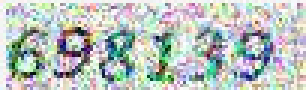
#> input picture 本書範例/ch12/media/bank.jpg, 102 x 30 px, found by its file name (shown 3 times larger)
$ python captcha1.py
#> lines starting #> are read from the running program, lines starting #| are printed output that depends on the picture; after the words box and inside, x2 and y2 are one past the last pixel; in counts of white or black regions, pixels touching at a corner belong together
import cv2, subprocess
img = cv2.imread("media\\bank.jpg")  #讀圖
#> img is the input picture: shape (30, 102, 3); mean B, G, R 189.8, 193.8, 185.2
cv2.namedWindow("Image")
cv2.imshow("Image", img) #顯示圖形
cv2.waitKey (0)
cv2.destroyWindow("Image")
gray = cv2.cvtColor(img, cv2.COLOR_BGR2GRAY)  #轉為灰階
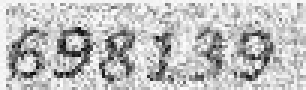
#> gray: shape (30, 102) (shown 3 times larger); min 7, max 254, mean 190.8
_, inv = cv2.threshold(gray, 150, 255, cv2.THRESH_BINARY_INV)  #轉為反相黑白
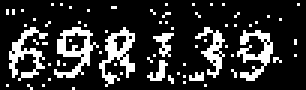
#> inv: shape (30, 102) (shown 3 times larger); 18.9% white in thin lines or dots
for i in range(len(inv)):  #i為每一列
    for j in range(len(inv[i])):  #j為每一行
        if inv[i][j] == 255:  #顏色為白色
            count = 0
            for k in range(-2, 3):
                for l in range(-2, 3):
                    try:
                        if inv[i + k][j + l] == 255:  #若是白點就將count加1
                            count += 1
                    except IndexError:
                        pass
            if count <= 6:  #週圍少於等於6個白點
                inv[i][j] = 0  #將白點去除
#> this loop made 30 passes
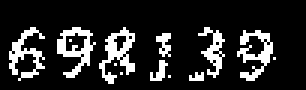
#> inv: shape (30, 102) (shown 3 times larger); 15.7% white in thin lines or dots, all inside (x1, y1, x2, y2) = (3, 9, 92, 28)
dilation = cv2.dilate(inv, (8,8), iterations=1)  #圖形加粗
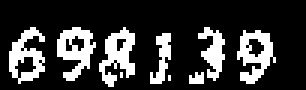
#> dilation: shape (30, 102) (shown 3 times larger); 21.3% white; 9 white regions (3 under 20 px), largest, box (x1, y1, x2, y2) and area: (33, 9, 45, 29) 125, (19, 9, 32, 27) 124, (79, 10, 92, 28) 123, (3, 9, 15, 28) 117, (66, 9, 75, 27) 83, (50, 11, 57, 28) 61
cv2.imwrite("media\\bank_t.jpg", dilation)  #存檔
#> (the run stopped early here; a loop or call above may not have finished)

$ run again, with 本書範例/ch12/media/face1.jpg copied over 本書範例/ch12/media/bank.jpg
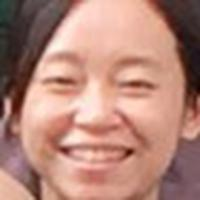
#> input picture 本書範例/ch12/media/face1.jpg, 200 x 200 px, found by its file name
#> img is the input picture: shape (200, 200, 3); mean B, G, R 121.2, 134.3, 180.3
#> `_, inv = cv2.threshold(gray, 150, 255, cv2.THRESH_BINARY_INV)`:
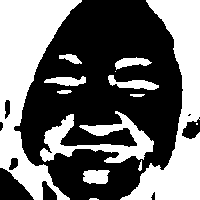
#> inv: shape (200, 200); 43.2% white; 14 white regions (3 under 20 px), largest, box (x1, y1, x2, y2) and area: (0, 0, 82, 200) 7241, (120, 0, 200, 200) 6275, (40, 111, 154, 163) 2297
#> `dilation = cv2.dilate(inv, (8,8), iterations=1)`:
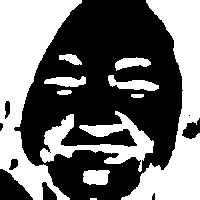
#> dilation: shape (200, 200); 44.8% white; 11 white regions (1 under 20 px), largest, box (x1, y1, x2, y2) and area: (0, 0, 82, 200) 7376, (121, 0, 200, 200) 6338, (40, 111, 154, 172) 2548

$ run again, with 本書範例/ch12/media/face2.jpg copied over 本書範例/ch12/media/bank.jpg
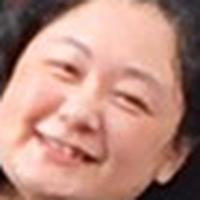
#> input picture 本書範例/ch12/media/face2.jpg, 200 x 200 px, found by its file name
#> img is the input picture: shape (200, 200, 3); mean B, G, R 126.1, 138.8, 184.3
#> `_, inv = cv2.threshold(gray, 150, 255, cv2.THRESH_BINARY_INV)`:
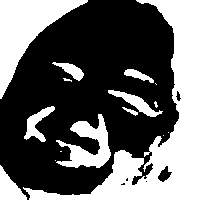
#> inv: shape (200, 200); 39.5% white; 16 white regions (7 under 20 px), largest, box (x1, y1, x2, y2) and area: (23, 0, 200, 200) 9225, (0, 0, 88, 99) 3289, (56, 114, 111, 168) 1377
#> `dilation = cv2.dilate(inv, (8,8), iterations=1)`:
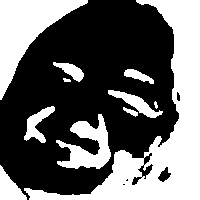
#> dilation: shape (200, 200); 40.7% white; 11 white regions, largest, box (x1, y1, x2, y2) and area: (24, 0, 200, 200) 9348, (0, 0, 88, 100) 3377, (56, 114, 111, 169) 1478

$ run again, with 本書範例/ch12/media/face3.jpg copied over 本書範例/ch12/media/bank.jpg
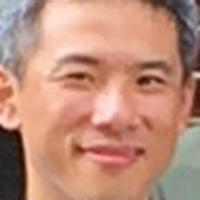
#> input picture 本書範例/ch12/media/face3.jpg, 200 x 200 px, found by its file name
#> img is the input picture: shape (200, 200, 3); mean B, G, R 122.8, 142.1, 190.4
#> `_, inv = cv2.threshold(gray, 150, 255, cv2.THRESH_BINARY_INV)`:
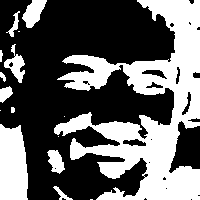
#> inv: shape (200, 200); 39.4% white; 16 white regions (5 under 20 px), largest, box (x1, y1, x2, y2) and area: (54, 0, 200, 200) 12417, (0, 124, 28, 200) 1881, (22, 0, 47, 28) 404
#> `dilation = cv2.dilate(inv, (8,8), iterations=1)`:
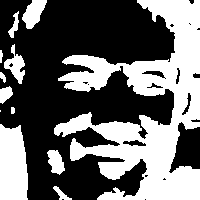
#> dilation: shape (200, 200); 41.1% white; 12 white regions (1 under 20 px), largest, box (x1, y1, x2, y2) and area: (54, 0, 200, 200) 12982, (0, 124, 28, 200) 1882, (22, 0, 47, 29) 429
